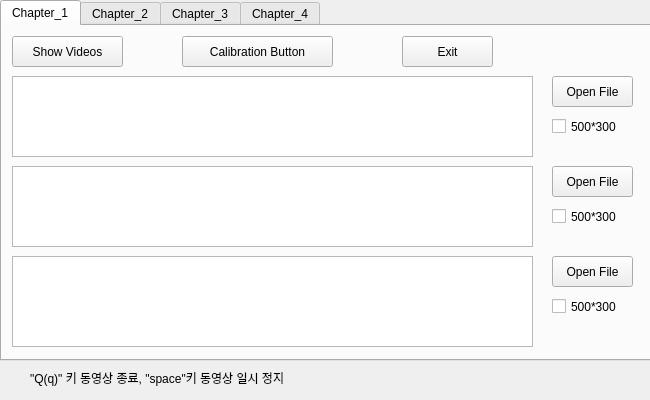
<?xml version="1.0" encoding="UTF-8"?>
<ui version="4.0">
 <class>Form</class>
 <widget class="QWidget" name="Form">
  <property name="geometry">
   <rect>
    <x>0</x>
    <y>0</y>
    <width>650</width>
    <height>400</height>
   </rect>
  </property>
  <property name="minimumSize">
   <size>
    <width>650</width>
    <height>400</height>
   </size>
  </property>
  <property name="windowTitle">
   <string>Form</string>
  </property>
  <widget class="QTabWidget" name="tabWidget">
   <property name="geometry">
    <rect>
     <x>0</x>
     <y>0</y>
     <width>651</width>
     <height>361</height>
    </rect>
   </property>
   <property name="minimumSize">
    <size>
     <width>0</width>
     <height>0</height>
    </size>
   </property>
   <property name="currentIndex">
    <number>0</number>
   </property>
   <property name="documentMode">
    <bool>false</bool>
   </property>
   <widget class="QWidget" name="Chapter_1">
    <attribute name="title">
     <string>Chapter_1</string>
    </attribute>
    <widget class="QPushButton" name="open_pushButton_02">
     <property name="geometry">
      <rect>
       <x>550</x>
       <y>140</y>
       <width>81</width>
       <height>31</height>
      </rect>
     </property>
     <property name="text">
      <string>Open File</string>
     </property>
    </widget>
    <widget class="QPushButton" name="open_pushButton_01">
     <property name="geometry">
      <rect>
       <x>550</x>
       <y>50</y>
       <width>81</width>
       <height>31</height>
      </rect>
     </property>
     <property name="text">
      <string>Open File</string>
     </property>
    </widget>
    <widget class="QPlainTextEdit" name="plainTextEdit_01">
     <property name="geometry">
      <rect>
       <x>10</x>
       <y>50</y>
       <width>521</width>
       <height>81</height>
      </rect>
     </property>
    </widget>
    <widget class="QPushButton" name="open_pushButton_03">
     <property name="geometry">
      <rect>
       <x>550</x>
       <y>230</y>
       <width>81</width>
       <height>31</height>
      </rect>
     </property>
     <property name="text">
      <string>Open File</string>
     </property>
    </widget>
    <widget class="QPlainTextEdit" name="plainTextEdit_02">
     <property name="geometry">
      <rect>
       <x>10</x>
       <y>140</y>
       <width>521</width>
       <height>81</height>
      </rect>
     </property>
    </widget>
    <widget class="QPlainTextEdit" name="plainTextEdit_03">
     <property name="geometry">
      <rect>
       <x>10</x>
       <y>230</y>
       <width>521</width>
       <height>91</height>
      </rect>
     </property>
    </widget>
    <widget class="QPushButton" name="exit_pushButton_00">
     <property name="geometry">
      <rect>
       <x>400</x>
       <y>10</y>
       <width>91</width>
       <height>31</height>
      </rect>
     </property>
     <property name="text">
      <string>Exit</string>
     </property>
    </widget>
    <widget class="QPushButton" name="calibration_pushButton_00">
     <property name="geometry">
      <rect>
       <x>180</x>
       <y>10</y>
       <width>151</width>
       <height>31</height>
      </rect>
     </property>
     <property name="text">
      <string>Calibration Button</string>
     </property>
    </widget>
    <widget class="QPushButton" name="show_pushButton_00">
     <property name="geometry">
      <rect>
       <x>10</x>
       <y>10</y>
       <width>111</width>
       <height>31</height>
      </rect>
     </property>
     <property name="text">
      <string>Show Videos</string>
     </property>
    </widget>
    <widget class="QCheckBox" name="checkBox_01">
     <property name="geometry">
      <rect>
       <x>550</x>
       <y>90</y>
       <width>81</width>
       <height>21</height>
      </rect>
     </property>
     <property name="text">
      <string>500*300</string>
     </property>
    </widget>
    <widget class="QCheckBox" name="checkBox_02">
     <property name="geometry">
      <rect>
       <x>550</x>
       <y>180</y>
       <width>81</width>
       <height>21</height>
      </rect>
     </property>
     <property name="text">
      <string>500*300</string>
     </property>
    </widget>
    <widget class="QCheckBox" name="checkBox_03">
     <property name="geometry">
      <rect>
       <x>550</x>
       <y>270</y>
       <width>81</width>
       <height>21</height>
      </rect>
     </property>
     <property name="text">
      <string>500*300</string>
     </property>
    </widget>
   </widget>
   <widget class="QWidget" name="Chapter_2">
    <attribute name="title">
     <string>Chapter_2</string>
    </attribute>
    <widget class="QPushButton" name="open_pushButton_12">
     <property name="geometry">
      <rect>
       <x>550</x>
       <y>140</y>
       <width>81</width>
       <height>31</height>
      </rect>
     </property>
     <property name="text">
      <string>Open File</string>
     </property>
    </widget>
    <widget class="QPushButton" name="open_pushButton_11">
     <property name="geometry">
      <rect>
       <x>550</x>
       <y>50</y>
       <width>81</width>
       <height>31</height>
      </rect>
     </property>
     <property name="text">
      <string>Open File</string>
     </property>
    </widget>
    <widget class="QPlainTextEdit" name="plainTextEdit_11">
     <property name="geometry">
      <rect>
       <x>10</x>
       <y>50</y>
       <width>521</width>
       <height>81</height>
      </rect>
     </property>
    </widget>
    <widget class="QPushButton" name="open_pushButton_13">
     <property name="geometry">
      <rect>
       <x>550</x>
       <y>230</y>
       <width>81</width>
       <height>31</height>
      </rect>
     </property>
     <property name="text">
      <string>Open File</string>
     </property>
    </widget>
    <widget class="QPlainTextEdit" name="plainTextEdit_12">
     <property name="geometry">
      <rect>
       <x>10</x>
       <y>140</y>
       <width>521</width>
       <height>81</height>
      </rect>
     </property>
    </widget>
    <widget class="QPlainTextEdit" name="plainTextEdit_13">
     <property name="geometry">
      <rect>
       <x>10</x>
       <y>230</y>
       <width>521</width>
       <height>91</height>
      </rect>
     </property>
    </widget>
    <widget class="QPushButton" name="show_pushButton_10">
     <property name="geometry">
      <rect>
       <x>10</x>
       <y>10</y>
       <width>111</width>
       <height>31</height>
      </rect>
     </property>
     <property name="text">
      <string>Show Videos</string>
     </property>
    </widget>
    <widget class="QCheckBox" name="checkBox_11">
     <property name="geometry">
      <rect>
       <x>550</x>
       <y>90</y>
       <width>81</width>
       <height>21</height>
      </rect>
     </property>
     <property name="text">
      <string>500*300</string>
     </property>
    </widget>
    <widget class="QCheckBox" name="checkBox_12">
     <property name="geometry">
      <rect>
       <x>550</x>
       <y>180</y>
       <width>81</width>
       <height>21</height>
      </rect>
     </property>
     <property name="text">
      <string>500*300</string>
     </property>
    </widget>
    <widget class="QCheckBox" name="checkBox_13">
     <property name="geometry">
      <rect>
       <x>550</x>
       <y>270</y>
       <width>81</width>
       <height>21</height>
      </rect>
     </property>
     <property name="text">
      <string>500*300</string>
     </property>
    </widget>
    <widget class="QPushButton" name="exit_pushButton_10">
     <property name="geometry">
      <rect>
       <x>400</x>
       <y>10</y>
       <width>91</width>
       <height>31</height>
      </rect>
     </property>
     <property name="text">
      <string>Exit</string>
     </property>
    </widget>
   </widget>
   <widget class="QWidget" name="Chapter_3">
    <attribute name="title">
     <string>Chapter_3</string>
    </attribute>
    <widget class="QPushButton" name="open_pushButton_22">
     <property name="geometry">
      <rect>
       <x>550</x>
       <y>140</y>
       <width>81</width>
       <height>31</height>
      </rect>
     </property>
     <property name="text">
      <string>Open File</string>
     </property>
    </widget>
    <widget class="QPushButton" name="open_pushButton_21">
     <property name="geometry">
      <rect>
       <x>550</x>
       <y>50</y>
       <width>81</width>
       <height>31</height>
      </rect>
     </property>
     <property name="text">
      <string>Open File</string>
     </property>
    </widget>
    <widget class="QPlainTextEdit" name="plainTextEdit_21">
     <property name="geometry">
      <rect>
       <x>10</x>
       <y>50</y>
       <width>521</width>
       <height>81</height>
      </rect>
     </property>
    </widget>
    <widget class="QPushButton" name="open_pushButton_23">
     <property name="geometry">
      <rect>
       <x>550</x>
       <y>230</y>
       <width>81</width>
       <height>31</height>
      </rect>
     </property>
     <property name="text">
      <string>Open File</string>
     </property>
    </widget>
    <widget class="QPlainTextEdit" name="plainTextEdit_22">
     <property name="geometry">
      <rect>
       <x>10</x>
       <y>140</y>
       <width>521</width>
       <height>81</height>
      </rect>
     </property>
    </widget>
    <widget class="QPlainTextEdit" name="plainTextEdit_23">
     <property name="geometry">
      <rect>
       <x>10</x>
       <y>230</y>
       <width>521</width>
       <height>91</height>
      </rect>
     </property>
    </widget>
    <widget class="QPushButton" name="show_pushButton_20">
     <property name="geometry">
      <rect>
       <x>10</x>
       <y>10</y>
       <width>111</width>
       <height>31</height>
      </rect>
     </property>
     <property name="text">
      <string>Show Videos</string>
     </property>
    </widget>
    <widget class="QCheckBox" name="checkBox_21">
     <property name="geometry">
      <rect>
       <x>550</x>
       <y>90</y>
       <width>81</width>
       <height>21</height>
      </rect>
     </property>
     <property name="text">
      <string>500*300</string>
     </property>
    </widget>
    <widget class="QCheckBox" name="checkBox_22">
     <property name="geometry">
      <rect>
       <x>550</x>
       <y>180</y>
       <width>81</width>
       <height>21</height>
      </rect>
     </property>
     <property name="text">
      <string>500*300</string>
     </property>
    </widget>
    <widget class="QCheckBox" name="checkBox_23">
     <property name="geometry">
      <rect>
       <x>550</x>
       <y>270</y>
       <width>81</width>
       <height>21</height>
      </rect>
     </property>
     <property name="text">
      <string>500*300</string>
     </property>
    </widget>
    <widget class="QPushButton" name="exit_pushButton_20">
     <property name="geometry">
      <rect>
       <x>400</x>
       <y>10</y>
       <width>91</width>
       <height>31</height>
      </rect>
     </property>
     <property name="text">
      <string>Exit</string>
     </property>
    </widget>
   </widget>
   <widget class="QWidget" name="tab">
    <attribute name="title">
     <string>Chapter_4</string>
    </attribute>
    <widget class="QCheckBox" name="checkBox_32">
     <property name="geometry">
      <rect>
       <x>550</x>
       <y>180</y>
       <width>81</width>
       <height>21</height>
      </rect>
     </property>
     <property name="text">
      <string>500*300</string>
     </property>
    </widget>
    <widget class="QPushButton" name="open_pushButton_32">
     <property name="geometry">
      <rect>
       <x>550</x>
       <y>140</y>
       <width>81</width>
       <height>31</height>
      </rect>
     </property>
     <property name="text">
      <string>Open File</string>
     </property>
    </widget>
    <widget class="QCheckBox" name="checkBox_33">
     <property name="geometry">
      <rect>
       <x>550</x>
       <y>270</y>
       <width>81</width>
       <height>21</height>
      </rect>
     </property>
     <property name="text">
      <string>500*300</string>
     </property>
    </widget>
    <widget class="QPlainTextEdit" name="plainTextEdit_31">
     <property name="geometry">
      <rect>
       <x>10</x>
       <y>50</y>
       <width>521</width>
       <height>81</height>
      </rect>
     </property>
    </widget>
    <widget class="QCheckBox" name="checkBox_31">
     <property name="geometry">
      <rect>
       <x>550</x>
       <y>90</y>
       <width>81</width>
       <height>21</height>
      </rect>
     </property>
     <property name="text">
      <string>500*300</string>
     </property>
    </widget>
    <widget class="QPlainTextEdit" name="plainTextEdit_32">
     <property name="geometry">
      <rect>
       <x>10</x>
       <y>140</y>
       <width>521</width>
       <height>81</height>
      </rect>
     </property>
    </widget>
    <widget class="QPushButton" name="show_pushButton_30">
     <property name="geometry">
      <rect>
       <x>10</x>
       <y>10</y>
       <width>111</width>
       <height>31</height>
      </rect>
     </property>
     <property name="text">
      <string>Show Videos</string>
     </property>
    </widget>
    <widget class="QPushButton" name="open_pushButton_33">
     <property name="geometry">
      <rect>
       <x>550</x>
       <y>230</y>
       <width>81</width>
       <height>31</height>
      </rect>
     </property>
     <property name="text">
      <string>Open File</string>
     </property>
    </widget>
    <widget class="QPushButton" name="open_pushButton_31">
     <property name="geometry">
      <rect>
       <x>550</x>
       <y>50</y>
       <width>81</width>
       <height>31</height>
      </rect>
     </property>
     <property name="text">
      <string>Open File</string>
     </property>
    </widget>
    <widget class="QPlainTextEdit" name="plainTextEdit_33">
     <property name="geometry">
      <rect>
       <x>10</x>
       <y>230</y>
       <width>521</width>
       <height>91</height>
      </rect>
     </property>
    </widget>
    <widget class="QPushButton" name="exit_pushButton_30">
     <property name="geometry">
      <rect>
       <x>400</x>
       <y>10</y>
       <width>91</width>
       <height>31</height>
      </rect>
     </property>
     <property name="text">
      <string>Exit</string>
     </property>
    </widget>
   </widget>
  </widget>
  <widget class="QLabel" name="label">
   <property name="geometry">
    <rect>
     <x>30</x>
     <y>370</y>
     <width>301</width>
     <height>16</height>
    </rect>
   </property>
   <property name="text">
    <string>&quot;Q(q)&quot; 키 동영상 종료, &quot;space&quot;키 동영상 일시 정지</string>
   </property>
  </widget>
 </widget>
 <resources/>
 <connections/>
</ui>
